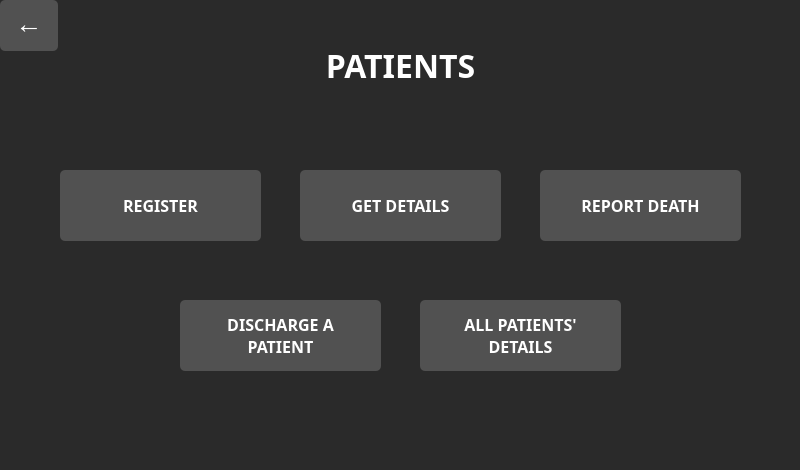
<?xml version="1.0" encoding="UTF-8"?>
<ui version="4.0">
 <class>Patients</class>
 <widget class="QWidget" name="Patients">
  <property name="geometry">
   <rect>
    <x>0</x>
    <y>0</y>
    <width>800</width>
    <height>470</height>
   </rect>
  </property>
  <property name="palette">
   <palette>
    <active>
     <colorrole role="WindowText">
      <brush brushstyle="SolidPattern">
       <color alpha="255">
        <red>255</red>
        <green>255</green>
        <blue>255</blue>
       </color>
      </brush>
     </colorrole>
     <colorrole role="Button">
      <brush brushstyle="SolidPattern">
       <color alpha="255">
        <red>85</red>
        <green>85</green>
        <blue>85</blue>
       </color>
      </brush>
     </colorrole>
     <colorrole role="ButtonText">
      <brush brushstyle="SolidPattern">
       <color alpha="255">
        <red>255</red>
        <green>255</green>
        <blue>255</blue>
       </color>
      </brush>
     </colorrole>
     <colorrole role="Base">
      <brush brushstyle="SolidPattern">
       <color alpha="255">
        <red>42</red>
        <green>42</green>
        <blue>42</blue>
       </color>
      </brush>
     </colorrole>
     <colorrole role="Window">
      <brush brushstyle="SolidPattern">
       <color alpha="255">
        <red>42</red>
        <green>42</green>
        <blue>42</blue>
       </color>
      </brush>
     </colorrole>
     <colorrole role="AlternateBase">
      <brush brushstyle="SolidPattern">
       <color alpha="255">
        <red>42</red>
        <green>42</green>
        <blue>42</blue>
       </color>
      </brush>
     </colorrole>
     <colorrole role="ToolTipBase">
      <brush brushstyle="SolidPattern">
       <color alpha="255">
        <red>0</red>
        <green>0</green>
        <blue>0</blue>
       </color>
      </brush>
     </colorrole>
     <colorrole role="ToolTipText">
      <brush brushstyle="SolidPattern">
       <color alpha="255">
        <red>255</red>
        <green>255</green>
        <blue>255</blue>
       </color>
      </brush>
     </colorrole>
     <colorrole role="PlaceholderText">
      <brush brushstyle="SolidPattern">
       <color alpha="128">
        <red>180</red>
        <green>180</green>
        <blue>180</blue>
       </color>
      </brush>
     </colorrole>
    </active>
    <inactive>
     <colorrole role="WindowText">
      <brush brushstyle="SolidPattern">
       <color alpha="255">
        <red>255</red>
        <green>255</green>
        <blue>255</blue>
       </color>
      </brush>
     </colorrole>
     <colorrole role="Button">
      <brush brushstyle="SolidPattern">
       <color alpha="255">
        <red>85</red>
        <green>85</green>
        <blue>85</blue>
       </color>
      </brush>
     </colorrole>
     <colorrole role="ButtonText">
      <brush brushstyle="SolidPattern">
       <color alpha="255">
        <red>255</red>
        <green>255</green>
        <blue>255</blue>
       </color>
      </brush>
     </colorrole>
     <colorrole role="Base">
      <brush brushstyle="SolidPattern">
       <color alpha="255">
        <red>42</red>
        <green>42</green>
        <blue>42</blue>
       </color>
      </brush>
     </colorrole>
     <colorrole role="Window">
      <brush brushstyle="SolidPattern">
       <color alpha="255">
        <red>42</red>
        <green>42</green>
        <blue>42</blue>
       </color>
      </brush>
     </colorrole>
     <colorrole role="AlternateBase">
      <brush brushstyle="SolidPattern">
       <color alpha="255">
        <red>42</red>
        <green>42</green>
        <blue>42</blue>
       </color>
      </brush>
     </colorrole>
     <colorrole role="ToolTipBase">
      <brush brushstyle="SolidPattern">
       <color alpha="255">
        <red>0</red>
        <green>0</green>
        <blue>0</blue>
       </color>
      </brush>
     </colorrole>
     <colorrole role="ToolTipText">
      <brush brushstyle="SolidPattern">
       <color alpha="255">
        <red>255</red>
        <green>255</green>
        <blue>255</blue>
       </color>
      </brush>
     </colorrole>
     <colorrole role="PlaceholderText">
      <brush brushstyle="SolidPattern">
       <color alpha="128">
        <red>180</red>
        <green>180</green>
        <blue>180</blue>
       </color>
      </brush>
     </colorrole>
    </inactive>
    <disabled>
     <colorrole role="Button">
      <brush brushstyle="SolidPattern">
       <color alpha="255">
        <red>85</red>
        <green>85</green>
        <blue>85</blue>
       </color>
      </brush>
     </colorrole>
     <colorrole role="Base">
      <brush brushstyle="SolidPattern">
       <color alpha="255">
        <red>42</red>
        <green>42</green>
        <blue>42</blue>
       </color>
      </brush>
     </colorrole>
     <colorrole role="Window">
      <brush brushstyle="SolidPattern">
       <color alpha="255">
        <red>42</red>
        <green>42</green>
        <blue>42</blue>
       </color>
      </brush>
     </colorrole>
     <colorrole role="AlternateBase">
      <brush brushstyle="SolidPattern">
       <color alpha="255">
        <red>42</red>
        <green>42</green>
        <blue>42</blue>
       </color>
      </brush>
     </colorrole>
     <colorrole role="ToolTipBase">
      <brush brushstyle="SolidPattern">
       <color alpha="255">
        <red>0</red>
        <green>0</green>
        <blue>0</blue>
       </color>
      </brush>
     </colorrole>
     <colorrole role="ToolTipText">
      <brush brushstyle="SolidPattern">
       <color alpha="255">
        <red>255</red>
        <green>255</green>
        <blue>255</blue>
       </color>
      </brush>
     </colorrole>
     <colorrole role="PlaceholderText">
      <brush brushstyle="SolidPattern">
       <color alpha="128">
        <red>180</red>
        <green>180</green>
        <blue>180</blue>
       </color>
      </brush>
     </colorrole>
    </disabled>
   </palette>
  </property>
  <property name="windowTitle">
   <string>Form</string>
  </property>
  <property name="styleSheet">
   <string notr="true">QLabel 
{
	color:white;
	font : bold;
} 
QPushButton 
{
	color : white;  
	background-color :  #515151; 
	border-radius : 5px;
	font : bold;
	border: none; 
	
}
QPushButton:hover:!pressed
{
	background-color : #FF3131;
}
QPushButton[objectName^=&quot;backBtn&quot;]
{
	border-radius : None;
}
QLineEdit{
	border-radius : 6px;
	border : 1px solid rgb(80, 80, 80);
	color : white;
	background-color : rgb(30, 30, 30);
	padding-left : 10px;
	padding-right : 10px;
	font : 12px &quot;Noto Sans&quot;;
}
QLineEdit:focus{
	border : 1px solid #FF3131;
}
QTextEdit{
	border-radius : 6px;
	border : 1px solid rgb(80, 80, 80);
	color : white;
	background-color : rgb(30, 30, 30);
	padding: 10px;
	font : 12px &quot;Noto Sans&quot;;
}
QTextEdit:focus{
	border : 1px solid #FF3131;
}
QRadioButton{
	color : white;
}
QRadioButton::indicator{
	width : 13px;
	height : 13px;
}

QRadioButton::indicator::unchecked{ 
border: 1px solid; 
border-color: white;
border-radius: 6px;
background-color: white; 
width: 11px; 
height: 11px; 
margin-left : 5px;
}
QRadioButton::indicator::checked{
	border: 3px solid; 
	border-color: white;
	border-radius: 6px;
	background-color: #FF3131; 
	width: 7px;
	height: 7px; 
	margin-left : 5px;
}</string>
  </property>
  <widget class="QStackedWidget" name="stackedWidget">
   <property name="geometry">
    <rect>
     <x>0</x>
     <y>0</y>
     <width>800</width>
     <height>470</height>
    </rect>
   </property>
   <property name="currentIndex">
    <number>0</number>
   </property>
   <widget class="QWidget" name="patients">
    <widget class="QLabel" name="label">
     <property name="geometry">
      <rect>
       <x>0</x>
       <y>50</y>
       <width>801</width>
       <height>31</height>
      </rect>
     </property>
     <property name="font">
      <font>
       <family>Dual 300</family>
       <pointsize>24</pointsize>
       <italic>false</italic>
       <bold>true</bold>
      </font>
     </property>
     <property name="text">
      <string>PATIENTS</string>
     </property>
     <property name="alignment">
      <set>Qt::AlignCenter</set>
     </property>
    </widget>
    <widget class="QPushButton" name="backBtn">
     <property name="geometry">
      <rect>
       <x>0</x>
       <y>0</y>
       <width>58</width>
       <height>51</height>
      </rect>
     </property>
     <property name="font">
      <font>
       <family>Consolas</family>
       <pointsize>20</pointsize>
       <italic>false</italic>
       <bold>true</bold>
      </font>
     </property>
     <property name="cursor">
      <cursorShape>PointingHandCursor</cursorShape>
     </property>
     <property name="text">
      <string>←</string>
     </property>
    </widget>
    <widget class="QPushButton" name="pushButton">
     <property name="geometry">
      <rect>
       <x>60</x>
       <y>170</y>
       <width>201</width>
       <height>71</height>
      </rect>
     </property>
     <property name="font">
      <font>
       <family>Dual 300</family>
       <pointsize>12</pointsize>
       <italic>false</italic>
       <bold>true</bold>
      </font>
     </property>
     <property name="cursor">
      <cursorShape>PointingHandCursor</cursorShape>
     </property>
     <property name="text">
      <string>REGISTER</string>
     </property>
    </widget>
    <widget class="QPushButton" name="pushButton_2">
     <property name="geometry">
      <rect>
       <x>300</x>
       <y>170</y>
       <width>201</width>
       <height>71</height>
      </rect>
     </property>
     <property name="font">
      <font>
       <family>Dual 300</family>
       <pointsize>12</pointsize>
       <italic>false</italic>
       <bold>true</bold>
      </font>
     </property>
     <property name="cursor">
      <cursorShape>PointingHandCursor</cursorShape>
     </property>
     <property name="text">
      <string>GET DETAILS</string>
     </property>
    </widget>
    <widget class="QPushButton" name="pushButton_5">
     <property name="geometry">
      <rect>
       <x>540</x>
       <y>170</y>
       <width>201</width>
       <height>71</height>
      </rect>
     </property>
     <property name="font">
      <font>
       <family>Dual 300</family>
       <pointsize>12</pointsize>
       <italic>false</italic>
       <bold>true</bold>
      </font>
     </property>
     <property name="cursor">
      <cursorShape>PointingHandCursor</cursorShape>
     </property>
     <property name="text">
      <string>REPORT DEATH</string>
     </property>
    </widget>
    <widget class="QPushButton" name="pushButton_6">
     <property name="geometry">
      <rect>
       <x>180</x>
       <y>300</y>
       <width>201</width>
       <height>71</height>
      </rect>
     </property>
     <property name="font">
      <font>
       <family>Dual 300</family>
       <pointsize>12</pointsize>
       <italic>false</italic>
       <bold>true</bold>
      </font>
     </property>
     <property name="cursor">
      <cursorShape>PointingHandCursor</cursorShape>
     </property>
     <property name="text">
      <string>DISCHARGE A
PATIENT</string>
     </property>
    </widget>
    <widget class="QPushButton" name="pushButton_7">
     <property name="geometry">
      <rect>
       <x>420</x>
       <y>300</y>
       <width>201</width>
       <height>71</height>
      </rect>
     </property>
     <property name="font">
      <font>
       <family>Dual 300</family>
       <pointsize>12</pointsize>
       <italic>false</italic>
       <bold>true</bold>
      </font>
     </property>
     <property name="cursor">
      <cursorShape>PointingHandCursor</cursorShape>
     </property>
     <property name="text">
      <string>ALL PATIENTS'
DETAILS</string>
     </property>
    </widget>
   </widget>
   <widget class="QWidget" name="regPat">
    <widget class="QPushButton" name="backBtn_3">
     <property name="geometry">
      <rect>
       <x>0</x>
       <y>0</y>
       <width>58</width>
       <height>51</height>
      </rect>
     </property>
     <property name="font">
      <font>
       <family>Consolas</family>
       <pointsize>20</pointsize>
       <italic>false</italic>
       <bold>true</bold>
      </font>
     </property>
     <property name="cursor">
      <cursorShape>PointingHandCursor</cursorShape>
     </property>
     <property name="text">
      <string>←</string>
     </property>
    </widget>
    <widget class="QLabel" name="label_3">
     <property name="geometry">
      <rect>
       <x>0</x>
       <y>50</y>
       <width>801</width>
       <height>31</height>
      </rect>
     </property>
     <property name="font">
      <font>
       <family>Dual 300</family>
       <pointsize>24</pointsize>
       <italic>false</italic>
       <bold>true</bold>
      </font>
     </property>
     <property name="text">
      <string>REGISTER A PATIENT</string>
     </property>
     <property name="alignment">
      <set>Qt::AlignCenter</set>
     </property>
    </widget>
    <widget class="QLineEdit" name="Name">
     <property name="geometry">
      <rect>
       <x>170</x>
       <y>107</y>
       <width>191</width>
       <height>31</height>
      </rect>
     </property>
     <property name="font">
      <font>
       <family>Noto Sans</family>
       <pointsize>-1</pointsize>
       <italic>false</italic>
       <bold>false</bold>
      </font>
     </property>
     <property name="focusPolicy">
      <enum>Qt::ClickFocus</enum>
     </property>
     <property name="toolTipDuration">
      <number>-1</number>
     </property>
     <property name="autoFillBackground">
      <bool>false</bool>
     </property>
     <property name="inputMask">
      <string/>
     </property>
     <property name="text">
      <string/>
     </property>
     <property name="maxLength">
      <number>20</number>
     </property>
     <property name="frame">
      <bool>true</bool>
     </property>
     <property name="cursorPosition">
      <number>0</number>
     </property>
     <property name="placeholderText">
      <string/>
     </property>
     <property name="cursorMoveStyle">
      <enum>Qt::LogicalMoveStyle</enum>
     </property>
    </widget>
    <widget class="QLabel" name="label_8">
     <property name="geometry">
      <rect>
       <x>108</x>
       <y>114</y>
       <width>41</width>
       <height>21</height>
      </rect>
     </property>
     <property name="font">
      <font>
       <family>Dual 300</family>
       <pointsize>10</pointsize>
       <italic>false</italic>
       <bold>true</bold>
      </font>
     </property>
     <property name="text">
      <string>NAME</string>
     </property>
    </widget>
    <widget class="QLabel" name="label_10">
     <property name="geometry">
      <rect>
       <x>120</x>
       <y>164</y>
       <width>31</width>
       <height>21</height>
      </rect>
     </property>
     <property name="font">
      <font>
       <family>Dual 300</family>
       <pointsize>10</pointsize>
       <italic>false</italic>
       <bold>true</bold>
      </font>
     </property>
     <property name="text">
      <string>AGE</string>
     </property>
    </widget>
    <widget class="QLineEdit" name="age">
     <property name="geometry">
      <rect>
       <x>170</x>
       <y>157</y>
       <width>191</width>
       <height>31</height>
      </rect>
     </property>
     <property name="font">
      <font>
       <family>Noto Sans</family>
       <pointsize>-1</pointsize>
       <italic>false</italic>
       <bold>false</bold>
      </font>
     </property>
     <property name="focusPolicy">
      <enum>Qt::ClickFocus</enum>
     </property>
     <property name="toolTipDuration">
      <number>-1</number>
     </property>
     <property name="autoFillBackground">
      <bool>false</bool>
     </property>
     <property name="inputMask">
      <string/>
     </property>
     <property name="maxLength">
      <number>3</number>
     </property>
     <property name="frame">
      <bool>true</bool>
     </property>
     <property name="cursorPosition">
      <number>0</number>
     </property>
     <property name="placeholderText">
      <string/>
     </property>
     <property name="cursorMoveStyle">
      <enum>Qt::LogicalMoveStyle</enum>
     </property>
    </widget>
    <widget class="QRadioButton" name="maleRad">
     <property name="geometry">
      <rect>
       <x>180</x>
       <y>213</y>
       <width>61</width>
       <height>21</height>
      </rect>
     </property>
     <property name="cursor">
      <cursorShape>PointingHandCursor</cursorShape>
     </property>
     <property name="layoutDirection">
      <enum>Qt::LeftToRight</enum>
     </property>
     <property name="text">
      <string>MALE</string>
     </property>
    </widget>
    <widget class="QRadioButton" name="femaleRad">
     <property name="geometry">
      <rect>
       <x>280</x>
       <y>213</y>
       <width>71</width>
       <height>22</height>
      </rect>
     </property>
     <property name="cursor">
      <cursorShape>PointingHandCursor</cursorShape>
     </property>
     <property name="layoutDirection">
      <enum>Qt::LeftToRight</enum>
     </property>
     <property name="text">
      <string>FEMALE</string>
     </property>
    </widget>
    <widget class="QLabel" name="label_11">
     <property name="geometry">
      <rect>
       <x>90</x>
       <y>214</y>
       <width>61</width>
       <height>21</height>
      </rect>
     </property>
     <property name="font">
      <font>
       <family>Dual 300</family>
       <pointsize>10</pointsize>
       <italic>false</italic>
       <bold>true</bold>
      </font>
     </property>
     <property name="text">
      <string>GENDER</string>
     </property>
    </widget>
    <widget class="QLabel" name="label_12">
     <property name="geometry">
      <rect>
       <x>60</x>
       <y>263</y>
       <width>91</width>
       <height>21</height>
      </rect>
     </property>
     <property name="font">
      <font>
       <family>Dual 300</family>
       <pointsize>10</pointsize>
       <italic>false</italic>
       <bold>true</bold>
      </font>
     </property>
     <property name="text">
      <string>CONTACT NO.</string>
     </property>
    </widget>
    <widget class="QLineEdit" name="contactNo">
     <property name="geometry">
      <rect>
       <x>170</x>
       <y>257</y>
       <width>191</width>
       <height>31</height>
      </rect>
     </property>
     <property name="font">
      <font>
       <family>Noto Sans</family>
       <pointsize>-1</pointsize>
       <italic>false</italic>
       <bold>false</bold>
      </font>
     </property>
     <property name="focusPolicy">
      <enum>Qt::ClickFocus</enum>
     </property>
     <property name="toolTipDuration">
      <number>-1</number>
     </property>
     <property name="autoFillBackground">
      <bool>false</bool>
     </property>
     <property name="inputMask">
      <string/>
     </property>
     <property name="maxLength">
      <number>13</number>
     </property>
     <property name="frame">
      <bool>true</bool>
     </property>
     <property name="cursorPosition">
      <number>0</number>
     </property>
     <property name="placeholderText">
      <string/>
     </property>
     <property name="cursorMoveStyle">
      <enum>Qt::LogicalMoveStyle</enum>
     </property>
    </widget>
    <widget class="QLabel" name="label_13">
     <property name="geometry">
      <rect>
       <x>83</x>
       <y>315</y>
       <width>71</width>
       <height>21</height>
      </rect>
     </property>
     <property name="font">
      <font>
       <family>Dual 300</family>
       <pointsize>10</pointsize>
       <italic>false</italic>
       <bold>true</bold>
      </font>
     </property>
     <property name="text">
      <string>ADDRESS</string>
     </property>
    </widget>
    <widget class="QTextEdit" name="address">
     <property name="geometry">
      <rect>
       <x>170</x>
       <y>307</y>
       <width>191</width>
       <height>91</height>
      </rect>
     </property>
     <property name="horizontalScrollBarPolicy">
      <enum>Qt::ScrollBarAlwaysOff</enum>
     </property>
     <property name="undoRedoEnabled">
      <bool>true</bool>
     </property>
    </widget>
    <widget class="QLabel" name="label_14">
     <property name="geometry">
      <rect>
       <x>470</x>
       <y>114</y>
       <width>31</width>
       <height>21</height>
      </rect>
     </property>
     <property name="font">
      <font>
       <family>Dual 300</family>
       <pointsize>10</pointsize>
       <italic>false</italic>
       <bold>true</bold>
      </font>
     </property>
     <property name="text">
      <string>CITY</string>
     </property>
    </widget>
    <widget class="QLineEdit" name="city">
     <property name="geometry">
      <rect>
       <x>520</x>
       <y>107</y>
       <width>191</width>
       <height>31</height>
      </rect>
     </property>
     <property name="font">
      <font>
       <family>Noto Sans</family>
       <pointsize>-1</pointsize>
       <italic>false</italic>
       <bold>false</bold>
      </font>
     </property>
     <property name="focusPolicy">
      <enum>Qt::ClickFocus</enum>
     </property>
     <property name="toolTipDuration">
      <number>-1</number>
     </property>
     <property name="autoFillBackground">
      <bool>false</bool>
     </property>
     <property name="inputMask">
      <string/>
     </property>
     <property name="maxLength">
      <number>15</number>
     </property>
     <property name="frame">
      <bool>true</bool>
     </property>
     <property name="cursorPosition">
      <number>0</number>
     </property>
     <property name="placeholderText">
      <string/>
     </property>
     <property name="cursorMoveStyle">
      <enum>Qt::LogicalMoveStyle</enum>
     </property>
    </widget>
    <widget class="QLabel" name="label_15">
     <property name="geometry">
      <rect>
       <x>460</x>
       <y>164</y>
       <width>41</width>
       <height>21</height>
      </rect>
     </property>
     <property name="font">
      <font>
       <family>Dual 300</family>
       <pointsize>10</pointsize>
       <italic>false</italic>
       <bold>true</bold>
      </font>
     </property>
     <property name="text">
      <string>STATE</string>
     </property>
    </widget>
    <widget class="QLineEdit" name="state">
     <property name="geometry">
      <rect>
       <x>520</x>
       <y>157</y>
       <width>191</width>
       <height>31</height>
      </rect>
     </property>
     <property name="font">
      <font>
       <family>Noto Sans</family>
       <pointsize>-1</pointsize>
       <italic>false</italic>
       <bold>false</bold>
      </font>
     </property>
     <property name="focusPolicy">
      <enum>Qt::ClickFocus</enum>
     </property>
     <property name="toolTipDuration">
      <number>-1</number>
     </property>
     <property name="autoFillBackground">
      <bool>false</bool>
     </property>
     <property name="inputMask">
      <string/>
     </property>
     <property name="maxLength">
      <number>15</number>
     </property>
     <property name="frame">
      <bool>true</bool>
     </property>
     <property name="cursorPosition">
      <number>0</number>
     </property>
     <property name="placeholderText">
      <string/>
     </property>
     <property name="cursorMoveStyle">
      <enum>Qt::LogicalMoveStyle</enum>
     </property>
    </widget>
    <widget class="QLabel" name="label_16">
     <property name="geometry">
      <rect>
       <x>440</x>
       <y>214</y>
       <width>61</width>
       <height>21</height>
      </rect>
     </property>
     <property name="font">
      <font>
       <family>Dual 300</family>
       <pointsize>10</pointsize>
       <italic>false</italic>
       <bold>true</bold>
      </font>
     </property>
     <property name="text">
      <string>PINCODE</string>
     </property>
    </widget>
    <widget class="QLineEdit" name="pincode">
     <property name="geometry">
      <rect>
       <x>520</x>
       <y>207</y>
       <width>191</width>
       <height>31</height>
      </rect>
     </property>
     <property name="font">
      <font>
       <family>Noto Sans</family>
       <pointsize>-1</pointsize>
       <italic>false</italic>
       <bold>false</bold>
      </font>
     </property>
     <property name="focusPolicy">
      <enum>Qt::ClickFocus</enum>
     </property>
     <property name="toolTipDuration">
      <number>-1</number>
     </property>
     <property name="autoFillBackground">
      <bool>false</bool>
     </property>
     <property name="inputMask">
      <string/>
     </property>
     <property name="maxLength">
      <number>6</number>
     </property>
     <property name="frame">
      <bool>true</bool>
     </property>
     <property name="cursorPosition">
      <number>0</number>
     </property>
     <property name="placeholderText">
      <string/>
     </property>
     <property name="cursorMoveStyle">
      <enum>Qt::LogicalMoveStyle</enum>
     </property>
    </widget>
    <widget class="QLabel" name="label_17">
     <property name="geometry">
      <rect>
       <x>430</x>
       <y>264</y>
       <width>71</width>
       <height>21</height>
      </rect>
     </property>
     <property name="font">
      <font>
       <family>Dual 300</family>
       <pointsize>10</pointsize>
       <italic>false</italic>
       <bold>true</bold>
      </font>
     </property>
     <property name="text">
      <string>COUNTRY</string>
     </property>
    </widget>
    <widget class="QLineEdit" name="country">
     <property name="geometry">
      <rect>
       <x>520</x>
       <y>257</y>
       <width>191</width>
       <height>31</height>
      </rect>
     </property>
     <property name="font">
      <font>
       <family>Noto Sans</family>
       <pointsize>-1</pointsize>
       <italic>false</italic>
       <bold>false</bold>
      </font>
     </property>
     <property name="focusPolicy">
      <enum>Qt::ClickFocus</enum>
     </property>
     <property name="toolTipDuration">
      <number>-1</number>
     </property>
     <property name="autoFillBackground">
      <bool>false</bool>
     </property>
     <property name="inputMask">
      <string/>
     </property>
     <property name="maxLength">
      <number>15</number>
     </property>
     <property name="frame">
      <bool>true</bool>
     </property>
     <property name="cursorPosition">
      <number>0</number>
     </property>
     <property name="placeholderText">
      <string/>
     </property>
     <property name="cursorMoveStyle">
      <enum>Qt::LogicalMoveStyle</enum>
     </property>
    </widget>
    <widget class="QLineEdit" name="height">
     <property name="geometry">
      <rect>
       <x>520</x>
       <y>307</y>
       <width>191</width>
       <height>31</height>
      </rect>
     </property>
     <property name="font">
      <font>
       <family>Noto Sans</family>
       <pointsize>-1</pointsize>
       <italic>false</italic>
       <bold>false</bold>
      </font>
     </property>
     <property name="focusPolicy">
      <enum>Qt::ClickFocus</enum>
     </property>
     <property name="toolTipDuration">
      <number>-1</number>
     </property>
     <property name="autoFillBackground">
      <bool>false</bool>
     </property>
     <property name="inputMask">
      <string/>
     </property>
     <property name="maxLength">
      <number>3</number>
     </property>
     <property name="frame">
      <bool>true</bool>
     </property>
     <property name="cursorPosition">
      <number>0</number>
     </property>
     <property name="placeholderText">
      <string/>
     </property>
     <property name="cursorMoveStyle">
      <enum>Qt::LogicalMoveStyle</enum>
     </property>
    </widget>
    <widget class="QLabel" name="label_18">
     <property name="geometry">
      <rect>
       <x>420</x>
       <y>303</y>
       <width>91</width>
       <height>41</height>
      </rect>
     </property>
     <property name="font">
      <font>
       <family>Dual 300</family>
       <pointsize>9</pointsize>
       <italic>false</italic>
       <bold>true</bold>
      </font>
     </property>
     <property name="text">
      <string>HEIGHT OF
PATIENT (cms)</string>
     </property>
     <property name="alignment">
      <set>Qt::AlignCenter</set>
     </property>
    </widget>
    <widget class="QLabel" name="label_19">
     <property name="geometry">
      <rect>
       <x>420</x>
       <y>353</y>
       <width>91</width>
       <height>41</height>
      </rect>
     </property>
     <property name="font">
      <font>
       <family>Dual 300</family>
       <pointsize>9</pointsize>
       <italic>false</italic>
       <bold>true</bold>
      </font>
     </property>
     <property name="text">
      <string>WEIGHT OF
PATIENT (lbs)</string>
     </property>
     <property name="alignment">
      <set>Qt::AlignCenter</set>
     </property>
    </widget>
    <widget class="QLineEdit" name="weight">
     <property name="geometry">
      <rect>
       <x>520</x>
       <y>357</y>
       <width>191</width>
       <height>31</height>
      </rect>
     </property>
     <property name="font">
      <font>
       <family>Noto Sans</family>
       <pointsize>-1</pointsize>
       <italic>false</italic>
       <bold>false</bold>
      </font>
     </property>
     <property name="focusPolicy">
      <enum>Qt::ClickFocus</enum>
     </property>
     <property name="toolTipDuration">
      <number>-1</number>
     </property>
     <property name="autoFillBackground">
      <bool>false</bool>
     </property>
     <property name="inputMask">
      <string/>
     </property>
     <property name="maxLength">
      <number>3</number>
     </property>
     <property name="frame">
      <bool>true</bool>
     </property>
     <property name="cursorPosition">
      <number>0</number>
     </property>
     <property name="placeholderText">
      <string/>
     </property>
     <property name="cursorMoveStyle">
      <enum>Qt::LogicalMoveStyle</enum>
     </property>
    </widget>
    <widget class="QPushButton" name="registerBtn">
     <property name="geometry">
      <rect>
       <x>560</x>
       <y>407</y>
       <width>101</width>
       <height>31</height>
      </rect>
     </property>
     <property name="font">
      <font>
       <family>Dual 300</family>
       <pointsize>9</pointsize>
       <italic>false</italic>
       <bold>true</bold>
      </font>
     </property>
     <property name="cursor">
      <cursorShape>PointingHandCursor</cursorShape>
     </property>
     <property name="text">
      <string>REGISTER</string>
     </property>
    </widget>
   </widget>
   <widget class="QWidget" name="pDetails">
    <widget class="QPushButton" name="backBtn_4">
     <property name="geometry">
      <rect>
       <x>0</x>
       <y>0</y>
       <width>58</width>
       <height>51</height>
      </rect>
     </property>
     <property name="font">
      <font>
       <family>Consolas</family>
       <pointsize>20</pointsize>
       <italic>false</italic>
       <bold>true</bold>
      </font>
     </property>
     <property name="cursor">
      <cursorShape>PointingHandCursor</cursorShape>
     </property>
     <property name="text">
      <string>←</string>
     </property>
    </widget>
    <widget class="QLabel" name="label_4">
     <property name="geometry">
      <rect>
       <x>0</x>
       <y>50</y>
       <width>801</width>
       <height>31</height>
      </rect>
     </property>
     <property name="font">
      <font>
       <family>Dual 300</family>
       <pointsize>24</pointsize>
       <italic>false</italic>
       <bold>true</bold>
      </font>
     </property>
     <property name="text">
      <string>GET PATIENT DETAILS</string>
     </property>
     <property name="alignment">
      <set>Qt::AlignCenter</set>
     </property>
    </widget>
   </widget>
   <widget class="QWidget" name="reportDeath">
    <widget class="QPushButton" name="backBtn_5">
     <property name="geometry">
      <rect>
       <x>0</x>
       <y>0</y>
       <width>58</width>
       <height>51</height>
      </rect>
     </property>
     <property name="font">
      <font>
       <family>Consolas</family>
       <pointsize>20</pointsize>
       <italic>false</italic>
       <bold>true</bold>
      </font>
     </property>
     <property name="cursor">
      <cursorShape>PointingHandCursor</cursorShape>
     </property>
     <property name="text">
      <string>←</string>
     </property>
    </widget>
    <widget class="QLabel" name="label_5">
     <property name="geometry">
      <rect>
       <x>0</x>
       <y>50</y>
       <width>801</width>
       <height>31</height>
      </rect>
     </property>
     <property name="font">
      <font>
       <family>Dual 300</family>
       <pointsize>24</pointsize>
       <italic>false</italic>
       <bold>true</bold>
      </font>
     </property>
     <property name="text">
      <string>REPORT DEATH</string>
     </property>
     <property name="alignment">
      <set>Qt::AlignCenter</set>
     </property>
    </widget>
   </widget>
   <widget class="QWidget" name="discharge">
    <widget class="QPushButton" name="backBtn_6">
     <property name="geometry">
      <rect>
       <x>0</x>
       <y>0</y>
       <width>58</width>
       <height>51</height>
      </rect>
     </property>
     <property name="font">
      <font>
       <family>Consolas</family>
       <pointsize>20</pointsize>
       <italic>false</italic>
       <bold>true</bold>
      </font>
     </property>
     <property name="cursor">
      <cursorShape>PointingHandCursor</cursorShape>
     </property>
     <property name="text">
      <string>←</string>
     </property>
    </widget>
    <widget class="QLabel" name="label_6">
     <property name="geometry">
      <rect>
       <x>0</x>
       <y>50</y>
       <width>801</width>
       <height>31</height>
      </rect>
     </property>
     <property name="font">
      <font>
       <family>Dual 300</family>
       <pointsize>24</pointsize>
       <italic>false</italic>
       <bold>true</bold>
      </font>
     </property>
     <property name="text">
      <string>DISCHARGE A PATIENT</string>
     </property>
     <property name="alignment">
      <set>Qt::AlignCenter</set>
     </property>
    </widget>
   </widget>
   <widget class="QWidget" name="allDetails">
    <widget class="QPushButton" name="backBtn_7">
     <property name="geometry">
      <rect>
       <x>0</x>
       <y>0</y>
       <width>58</width>
       <height>51</height>
      </rect>
     </property>
     <property name="font">
      <font>
       <family>Consolas</family>
       <pointsize>20</pointsize>
       <italic>false</italic>
       <bold>true</bold>
      </font>
     </property>
     <property name="cursor">
      <cursorShape>PointingHandCursor</cursorShape>
     </property>
     <property name="text">
      <string>←</string>
     </property>
    </widget>
    <widget class="QLabel" name="label_7">
     <property name="geometry">
      <rect>
       <x>0</x>
       <y>50</y>
       <width>801</width>
       <height>31</height>
      </rect>
     </property>
     <property name="font">
      <font>
       <family>Dual 300</family>
       <pointsize>24</pointsize>
       <italic>false</italic>
       <bold>true</bold>
      </font>
     </property>
     <property name="text">
      <string>ALL PATIENTS' DETAILS</string>
     </property>
     <property name="alignment">
      <set>Qt::AlignCenter</set>
     </property>
    </widget>
   </widget>
  </widget>
 </widget>
 <resources/>
 <connections/>
</ui>
